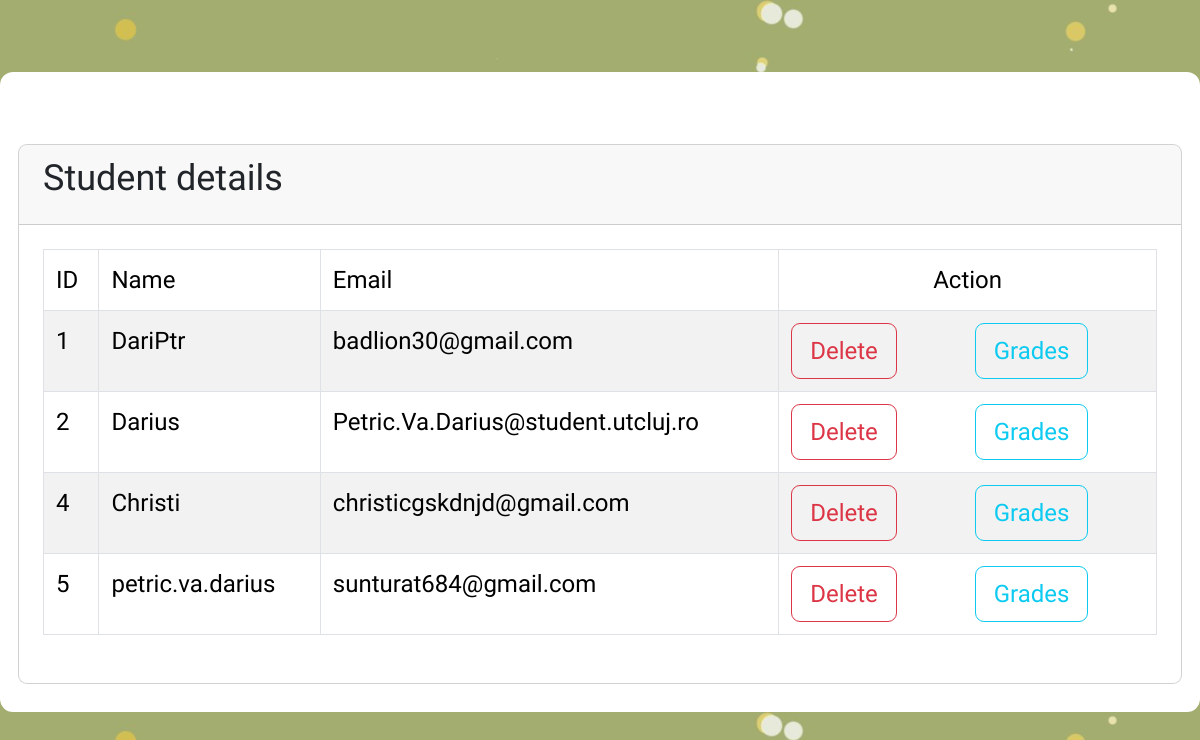
/edit-list.php (signed in), run on the app's committed database.
### tables this page shows
CREATE TABLE `registration` (
  `id` int(11) NOT NULL,
  `username` varchar(255) NOT NULL,
  `password` varchar(255) NOT NULL,
  `email` varchar(255) NOT NULL
);

### edit-list.php (the view, shortened to what this page needs)
<?php
require 'connect.php';
?>
<!DOCTYPE html>
<html>
<head>
	<link rel="stylesheet" href="edit-list.css">
    <link rel="stylesheet" href="https://cdnjs.cloudflare.com/ajax/libs/font-awesome/4.7.0/css/font-awesome.min.css">
	<link href="https://cdn.jsdelivr.net/npm/bootstrap@5.3.3/dist/css/bootstrap.min.css" rel="stylesheet">
</head>
<body>
<section class="mt-5 gradient-form">
    <div class="container-fluid pt-5 h-100">
    <div class="card">
        <div class="card-header">
            <h4>Student details
            </h4>
        </div>
        <div class="card-body">
            <table class="table table-bordered table-striped">
                <thead>
                    <tr>
                        <th>ID</th>
                        <th>Name</th>
                        <th>Email</th>
                        <th class="text-center">Action</th>
                    </tr>
                </thead>
                <tbody>
                    <?php
                    $query = "SELECT * FROM registration";
                    $query_run = mysqli_query($con, $query);
                    if (mysqli_num_rows($query_run) > 0) {
                        foreach($query_run as $student) {
                            ?>
                            <tr>
                                <td><?=$student['id']; ?></td>
                                <td><?=$student['username']; ?></td>
                                <td><?=$student['email']; ?></td>
                                <td>
                                    <form action="code.php" method="POST" class="d-inline">
                                        <button type="submit" name="delete_student" value="<?=$student['id'];?>" class="btn btn-outline-danger me-5">Delete</button>
                                    </form>
                                    <a href="grades.php?username=<?php echo urlencode($_SESSION['username']); ?>&id=<?=$student['id'];?>" class="btn btn-outline-info ">Grades</a>
                                </td>
                            </tr>
                            <?php
                        }
                    } else {
                        echo "<h5>No record found</h5>";
                    }
                    ?>
                </tbody>
            </table>
        </div>
    </div>
    </div>
</section>
</body>
</html>

### edit-list.css (style rules this page uses)
body { background-image: url('b3.jpg'); background-size:cover; background-position: center; margin: 0; padding: 0; }
section { background-color: white; border-radius: 1.646542261251372vh; height: 80vh; margin-left:auto; margin-right:auto; width:150vh; }
* { font-family: "Poetsen One", sans-serif; font-weight: 400; font-style: normal; font-size: 3vh; }

### data on the page
registration: id "1", username "DariPtr", email "badlion30@gmail.com"
registration: id "2", username "Darius", email "Petric.Va.Darius@student.utcluj.ro"
registration: id "4", username "Christi", email "christicgskdnjd@gmail.com"
registration: id "5", username "petric.va.darius", email "sunturat684@gmail.com"
